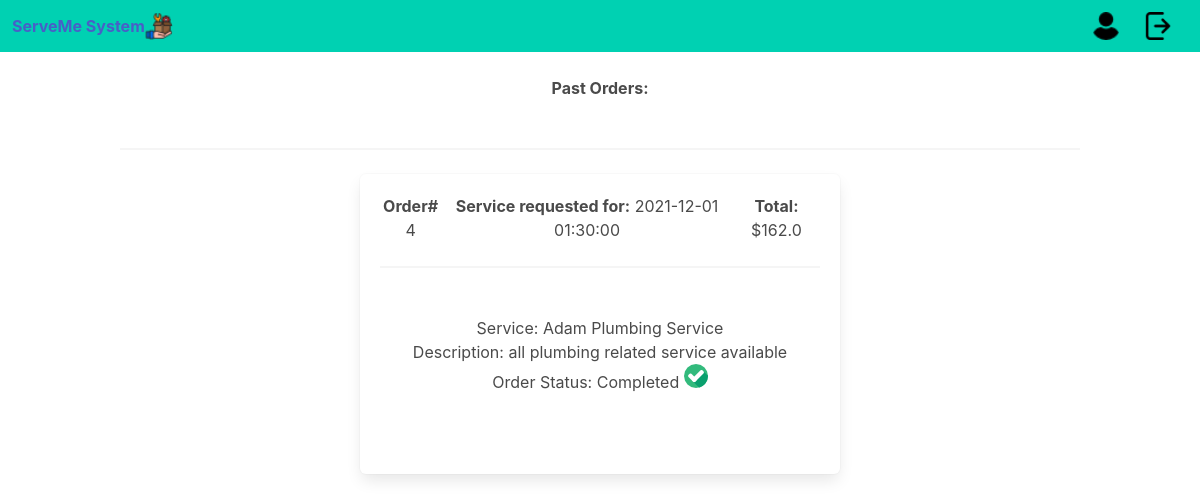
/past_orders_provider (signed in), run on the app's committed database.
### serveme/models.py (models this page shows, shortened)
class Service (db.Model):
    __searchable__  = ['description']
    provider_id     = db.Column(db.Integer, db.ForeignKey('provider.provider_id'), nullable=False)
    service_id      = db.Column(db.Integer, nullable=False, primary_key=True)
    rating_avg      = db.Column(db.Float(precision=2), nullable=False)
    service_name    = db.Column(db.String(20), nullable=False)
    cost            = db.Column(db.Float(precision=2), nullable=False)
    description     = db.Column(db.String(255), nullable=False)
    category        = db.Column(db.String(20), nullable=False)

class Order (db.Model):
    order_id        = db.Column(db.Integer, primary_key=True)
    provider_id     = db.Column(db.Integer, nullable=False)
    service_id      = db.Column(db.Integer, nullable=False)
    userID          = db.Column(db.Integer, db.ForeignKey('user.userID'), nullable=False)
    cost            = db.Column(db.Float(precision=2), nullable=False)
    review_id       = db.Column(db.Integer)
    description     = db.Column(db.String(255))
    date            = db.Column(db.DateTime())
    status          = db.Column(db.String(255))

### serveme/orderController.py (the view)
@orderController.route('/past_orders_provider')
@login_required
def past_orders_provider():
    provider = Provider.query.filter_by(userID = current_user.userID).first()
    provider_id = provider.provider_id
    orders = Order.query.filter_by(provider_id = provider_id).all()
    services = Service.query.filter_by(provider_id = provider_id )
    return render_template('past_orders_provider.html', provider = provider, user=current_user, orders = orders, services = services)

### serveme/templates/past_orders_provider.html (shortened to what this page needs)
{% extends "provider_base.html" %}
{% block content %}
<h1>
 <br>
 <b>Past Orders:</b>
</h1>
  <br>
    {% for order in orders %}
     {% for service in services %}
      {% if service.provider_id == order.provider_id and order.service_id == service.service_id %}
      {%if order.status == "Canceled" or order.status == "Completed"%}
      <hr>
    <div class="box" style="height:300px; margin:auto; width:50%">
      <div style="display:flex; flex-direction: horizontal; justify-content: space-around;">
        <div><b>Order#</b> {{order.order_id}}</div>
        <div><b>Service requested for:</b> {{order.date}}</div>
        <div><b>Total:</b> ${{order.cost}}</div>
      </div>
      <hr>
            <div>
            <br>
                Service:
                {{service.service_name}}
                <br>
                Description:
                {{service.description}}
                <br>
                Order Status:
                {{order.status}}
                {%if order.status == "Completed"%}
            <img src="{{url_for('static', filename='completed.png')}}" alt="placeholder">
            {%endif%}
              </div>
              <br>
        </div>
    {%endif%}
    {%endif%}
    {%endfor%}
   {%endfor%}
   <br>
{% endblock %}

### data on the page
Order: order_id "4", date "2021-12-01 01:30:00", cost "162.0", status "Completed"
Service: service_name "Adam Plumbing Service", description "all plumbing related service available"
